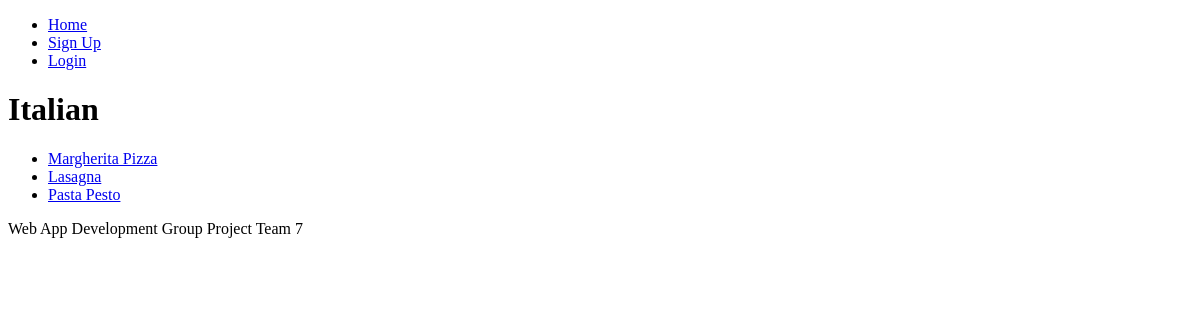
/recipes/categories/italian/, run on an earlier commit of the app's database.
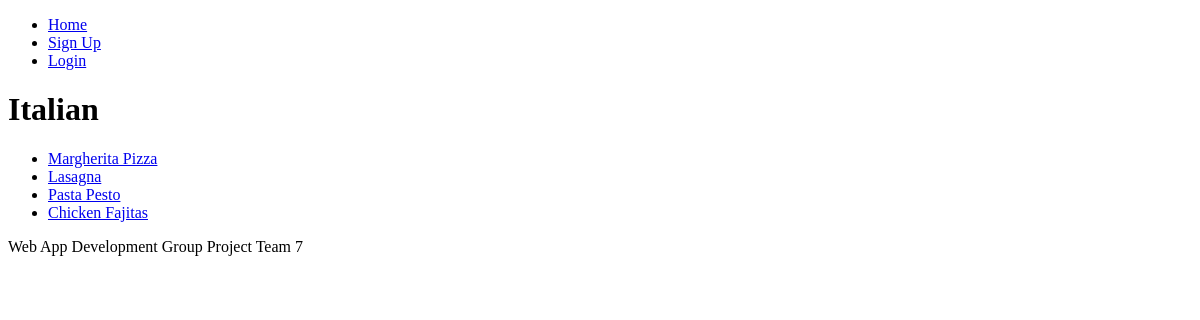
And on a later commit of the database.
### recipes/models.py (models this page shows, shortened)
class Recipe(models.Model):
    DIFFICULTY_CHOICES = [("Easy", "Easy"), ("Medium", "Medium"), ("Hard", "Hard")]
    title = models.CharField(max_length=255)
    author = models.ForeignKey(User, on_delete=models.CASCADE, related_name="recipes")
    image = models.ImageField(upload_to='recipe_images', blank=True)
    category = models.ForeignKey(Category, on_delete=models.CASCADE)
    description = models.TextField()
    difficulty = models.CharField(max_length=20, choices=DIFFICULTY_CHOICES)
    ingredients = models.TextField()
    instructions = models.TextField()
    created_at = models.DateTimeField(auto_now_add=True)
    slug = models.SlugField()

### recipes/views.py (the view)
# urls.py: path('categories/<slug:category_name_slug>/', views.category_view, name='category'),
def category_view(request, category_name_slug):
    context_dict = {}
    try:
        category = Category.objects.get(slug=category_name_slug)
        pages = Recipe.objects.filter(category=category)
        context_dict['recipes'] = pages
        context_dict['category'] = category
    except Category.DoesNotExist:
        context_dict['category'] = None
        context_dict['recipes'] = None
    return render(request, 'recipes/category.html', context=context_dict)

### templates/recipes/category.html (shortened to what this page needs)
{% extends 'recipes/base.html' %}
{% load staticfiles %}
{% block body_block %}
    {% if category %}
        <h1>{{ category.name }}</h1>
        {% if recipes %}
        <ul>
            {% for recipe in recipes %}
            <li><a href="{% url 'recipes:recipe_detail' recipe.id %}">{{ recipe.title }}</a></li>
            {% endfor %}
        </ul>
        {% else %}
        <strong>No pages currently in category.</strong>
        {% endif %}
    {% else %}
        The specified category does not exist.
    {% endif %}
{% endblock %}

What changed in the data, as far as the page shows it:
added Recipe: title "Chicken Fajitas"
